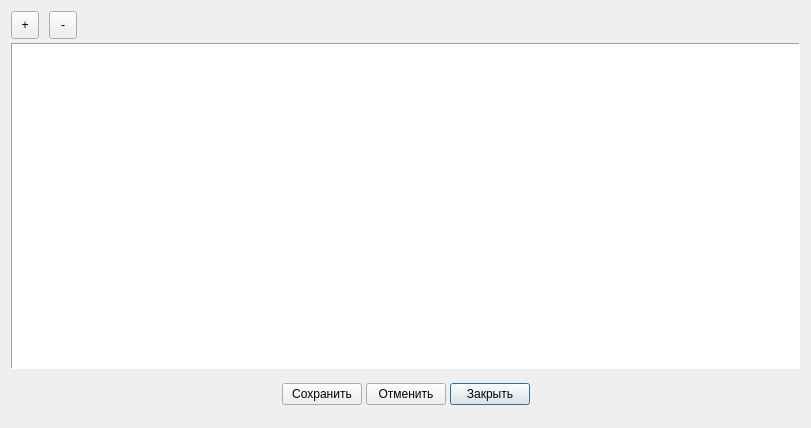
<?xml version="1.0" encoding="UTF-8"?>
<ui version="4.0">
 <class>ModVNFTWindow</class>
 <widget class="QDialog" name="ModVNFTWindow">
  <property name="geometry">
   <rect>
    <x>0</x>
    <y>0</y>
    <width>811</width>
    <height>428</height>
   </rect>
  </property>
  <property name="windowTitle">
   <string>Справочник ВНФТ для плат</string>
  </property>
  <layout class="QVBoxLayout" name="verticalLayout">
   <property name="spacing">
    <number>4</number>
   </property>
   <property name="bottomMargin">
    <number>9</number>
   </property>
   <item>
    <layout class="QHBoxLayout" name="horizontalLayout">
     <property name="spacing">
      <number>10</number>
     </property>
     <item>
      <widget class="QToolButton" name="tbAdd">
       <property name="sizePolicy">
        <sizepolicy hsizetype="Fixed" vsizetype="Fixed">
         <horstretch>0</horstretch>
         <verstretch>0</verstretch>
        </sizepolicy>
       </property>
       <property name="minimumSize">
        <size>
         <width>28</width>
         <height>28</height>
        </size>
       </property>
       <property name="toolTip">
        <string>Добавить запись</string>
       </property>
       <property name="text">
        <string>+</string>
       </property>
       <property name="icon">
        <iconset resource="resource.qrc">
         <normaloff>:/image/Add2.png</normaloff>:/image/Add2.png</iconset>
       </property>
      </widget>
     </item>
     <item>
      <widget class="QToolButton" name="tbDelete">
       <property name="minimumSize">
        <size>
         <width>28</width>
         <height>28</height>
        </size>
       </property>
       <property name="toolTip">
        <string>Удалить запись</string>
       </property>
       <property name="text">
        <string>-</string>
       </property>
       <property name="icon">
        <iconset resource="resource.qrc">
         <normaloff>:/image/cancel2.png</normaloff>:/image/cancel2.png</iconset>
       </property>
      </widget>
     </item>
     <item>
      <spacer name="horizontalSpacer">
       <property name="orientation">
        <enum>Qt::Orientation::Horizontal</enum>
       </property>
       <property name="sizeHint" stdset="0">
        <size>
         <width>40</width>
         <height>20</height>
        </size>
       </property>
      </spacer>
     </item>
    </layout>
   </item>
   <item>
    <widget class="QTableView" name="tableView">
     <property name="autoFillBackground">
      <bool>true</bool>
     </property>
     <property name="frameShape">
      <enum>QFrame::Shape::Panel</enum>
     </property>
     <property name="sortingEnabled">
      <bool>true</bool>
     </property>
    </widget>
   </item>
   <item>
    <layout class="QHBoxLayout" name="horizontalLayout_2">
     <property name="topMargin">
      <number>10</number>
     </property>
     <property name="bottomMargin">
      <number>14</number>
     </property>
     <item>
      <spacer name="horizontalSpacer_2">
       <property name="orientation">
        <enum>Qt::Orientation::Horizontal</enum>
       </property>
       <property name="sizeHint" stdset="0">
        <size>
         <width>40</width>
         <height>20</height>
        </size>
       </property>
      </spacer>
     </item>
     <item>
      <widget class="QPushButton" name="pbSave">
       <property name="text">
        <string>Сохранить</string>
       </property>
       <property name="icon">
        <iconset resource="resource.qrc">
         <normaloff>:/image/Apply24x24.png</normaloff>:/image/Apply24x24.png</iconset>
       </property>
       <property name="iconSize">
        <size>
         <width>24</width>
         <height>24</height>
        </size>
       </property>
      </widget>
     </item>
     <item>
      <widget class="QPushButton" name="pbCancel">
       <property name="text">
        <string>Отменить</string>
       </property>
       <property name="icon">
        <iconset resource="resource.qrc">
         <normaloff>:/image/cancel2.png</normaloff>:/image/cancel2.png</iconset>
       </property>
       <property name="iconSize">
        <size>
         <width>24</width>
         <height>24</height>
        </size>
       </property>
      </widget>
     </item>
     <item>
      <widget class="QPushButton" name="pbClose">
       <property name="text">
        <string>Закрыть</string>
       </property>
       <property name="icon">
        <iconset resource="resource.qrc">
         <normaloff>:/image/Exit.png</normaloff>:/image/Exit.png</iconset>
       </property>
       <property name="iconSize">
        <size>
         <width>24</width>
         <height>24</height>
        </size>
       </property>
       <property name="default">
        <bool>true</bool>
       </property>
      </widget>
     </item>
     <item>
      <spacer name="horizontalSpacer_3">
       <property name="orientation">
        <enum>Qt::Orientation::Horizontal</enum>
       </property>
       <property name="sizeHint" stdset="0">
        <size>
         <width>40</width>
         <height>20</height>
        </size>
       </property>
      </spacer>
     </item>
    </layout>
   </item>
  </layout>
 </widget>
 <resources>
  <include location="resource.qrc"/>
 </resources>
 <connections>
  <connection>
   <sender>pbClose</sender>
   <signal>clicked()</signal>
   <receiver>ModVNFTWindow</receiver>
   <slot>close()</slot>
   <hints>
    <hint type="sourcelabel">
     <x>339</x>
     <y>371</y>
    </hint>
    <hint type="destinationlabel">
     <x>520</x>
     <y>205</y>
    </hint>
   </hints>
  </connection>
 </connections>
</ui>
